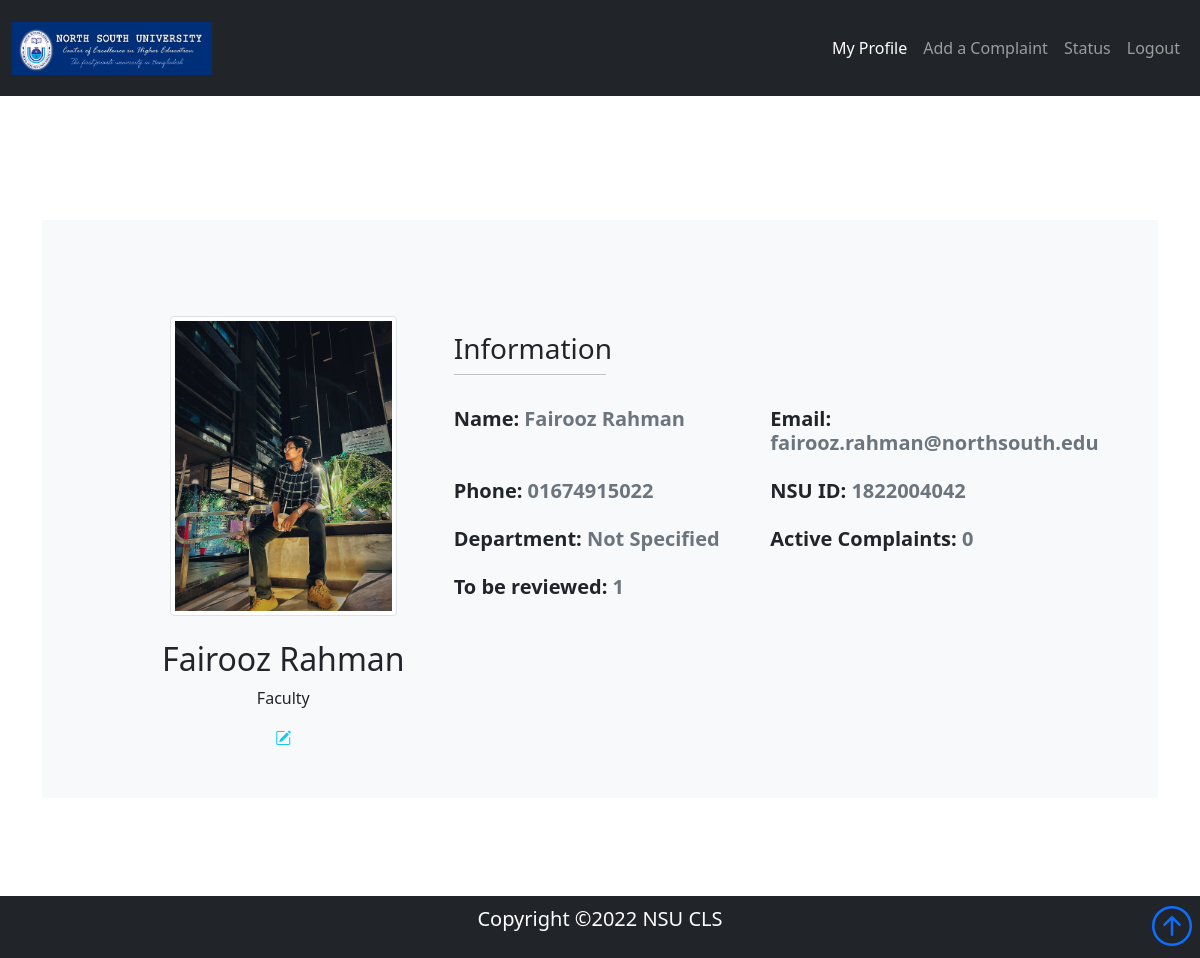
Screenshot of /profile/my-account/ (signed in) with the database file from the repository.
### Authentication/models.py (models this page shows, shortened)
class Faculty(models.Model):
    DEPARTMENT = (
        ('Not Specified', 'Not Specified'),
        ('Accounting and Finance', 'Accounting and Finance'),
        ('Economics', 'Economics'),
        ('Management', 'Management'),
        ('Marketing and International Business', 'Marketing and International Business'),
        ('Architecture', 'Architecture'),
        ('Civil and Environmental Engineering', 'Civil and Environmental Engineering'),
        ('Electrical and Computer Engineering', 'Electrical and Computer Engineering'),
        ('Mathematics and Physics', 'Mathematics and Physics'),
        ('English and Modern Languages', 'English and Modern Languages'),
        ('Political Science and Sociology', 'Political Science and Sociology'),
        ('Law', 'Law'),
        ('History and Philosophy', 'History and Philosophy'),
        ('Biochemistry and Microbiology', 'Biochemistry and Microbiology'),
        ('Environmental Science and Management', 'Environmental Science and Management'),
        ('Pharmaceutical Sciences', 'Pharmaceutical Sciences'),
        ('Public Health', 'Public Health'),
    )
    user = models.OneToOneField(get_user_model(), on_delete=models.CASCADE)
    department = models.CharField(max_length=100, choices=DEPARTMENT, default='Not Specified', null=True, blank=True)
    is_chairman = models.BooleanField(default=False)
    picture = models.ImageField(upload_to='dp/', default='dp/default.png', null=True, blank=True)

class CustomUser(AbstractBaseUser, PermissionsMixin):
    TYPE_OF_USER = (
        ('Faculty', 'Faculty'),
        ('Student', 'Student'),
        ('Administrator', 'Administrator'),
        ('Staff', 'Staff'),
    )
    type = models.CharField(max_length=100, choices=TYPE_OF_USER)
    email = models.EmailField(_('email address'), unique=True)
    name = models.CharField(max_length=200)
    phone = models.CharField(max_length=11, unique=True, validators=[validate_phone])
    nsu_id = models.CharField(max_length=10, unique=True, validators=[validate_id])
    nsu_card = models.ImageField(upload_to='NSU_ID_CARD/')
    is_staff = models.BooleanField(default=False)
    is_active = models.BooleanField(default=True)
    USERNAME_FIELD = 'email'
    REQUIRED_FIELDS = ['name', 'phone', 'nsu_id', 'nsu_card']
    objects = CustomUserManager()
    class Meta:
        verbose_name = 'user'
        verbose_name_plural = 'users'
        abstract = False

### Profile/views.py (the view)
# urls.py: path('my-account/', views.userAccount, name='my-account'),
@login_required(login_url='login')
def userAccount(request):
    user_object = request.user
    open_lodged = Complaints.objects.all().filter(user=user_object).exclude(status='Declined').exclude(status='Reviewed').count()
    open_review = 0
    if user_object.type == 'Student':
        profile = user_object.student
    elif user_object.type == 'Faculty':
        profile = user_object.faculty
        open_review = Complaints.objects.all().filter(reviewer=user_object).exclude(status='Declined').exclude(status='Reviewed').count()
    elif user_object.type == 'Staff':
        profile = user_object.staff
    else:
        profile = user_object.administrator
        open_review = Complaints.objects.all().filter(reviewer=user_object).exclude(status='Declined').exclude(status='Reviewed').count()
    context = {'user': user_object, 'profile': profile, 'active': open_lodged, 'review': open_review}
    return render(request, 'Profile/user_account.html', context)

### Profile/templates/Profile/user_account.html (shortened to what this page needs)
<!DOCTYPE html>
{% load static %}
<html lang="en" xmlns="http://www.w3.org/1999/html">
<head>
    <link href="https://cdn.jsdelivr.net/npm/bootstrap@5.0.2/dist/css/bootstrap.min.css" rel="stylesheet"
>
    <link rel="stylesheet" href="https://cdn.jsdelivr.net/npm/bootstrap-icons@1.3.0/font/bootstrap-icons.css">
</head>
<body style="position: relative; min-height: 100vh;">
<nav class="navbar navbar-expand-lg bg-dark navbar-dark py-3 fixed-top">
    <div class="container-fluid">
        <a class="navbar-brand" href="">
            <img src="{% static 'images/logo.png' %}" alt="" width="200" class="d-inline-block align-text-top">
        </a>
        <div class="collapse navbar-collapse" id="navmenu">
            <ul class="navbar-nav ms-auto">
                <li class="nav-item">
                    <a href="{% url 'my-account' %}" class="nav-link active">My Profile</a>
                </li>
                <li class="nav-item">
                    <a href="{% url 'add-complaint' %}" class="nav-link">Add a Complaint</a>
                </li>
                <li class="nav-item">
                    <a href="{% url 'status' %}" class="nav-link">Status</a>
                </li>
                <li class="nav-item">
                    <a href="{% url 'logout' %}" class="nav-link">Logout</a>
                </li>
            </ul>
        </div>
    </div>
</nav>
{% if not messages %}
    <br><br><br><br>
{% endif %}
<div class="container" style="padding-top: 100px; position: relative; min-height: 100vh;">
    <br>
        <div class="bg-light mw-100">
            <div class="row d-flex justify-content-center">
                <div class="col-md-10 mt-5 pt-5">
                    <div class="row z-depth-3">
                        <div class="col-sm-4 bg.info rounded-left">
                            <div class="card-block text-center text-black">
                                <img class="img-fluid rounded mx-auto d-block img-thumbnail" style="max-height: 300px;" src="{{ profile.picture.url }}">
                                <h2 class="font-weight-bold mt-4">{{ user.name }}</h2>
                                {% if user.type == 'Faculty' %}
                                    <p>{{ user.type }}</p>
                                {% else %}
                                    <p>{{ user.type }}</p>
                                {% endif %}
                                <a class="link-info" href="{% url 'update-profile' %}"><span><i class="bi bi-pencil-square"></i></span></a>
                                <br><br><br>
                            </div>
                        </div>
                        <div class="col-sm-8 bg.white rounded-right">
                            <h3 class="mt-3 text-left">Information</h3>
                            <hr class="badge-primary mt-0 w-25">
                            <div class="row text-left">
                                <div class="col-sm-6 pt-3">
                                    <p class="h5 fw-bold text-muted"><span class="text-dark">Name:</span> {{ user.name }}</p>
                                </div>
                                <div class="col-sm-6 pt-3">
                                    <p class="h5 fw-bold text-muted"><span class="text-dark">Email:</span> {{ user.email }}</p>
                                </div>
                                <div class="col-sm-6 pt-3">
                                    <p class="h5 fw-bold text-muted"><span class="text-dark">Phone:</span> {{ user.phone }}</p>
                                </div>
                                <div class="col-sm-6 pt-3">
                                    <p class="h5 fw-bold text-muted"><span class="text-dark">NSU ID:</span> {{ user.nsu_id }}</p>
                                </div>
                                {% if user.type == 'Student' %}
                                    <div class="col-sm-6 pt-3">
                                        <p class="h5 fw-bold text-muted"><span class="text-dark">Department:</span> {{ user.student.department }}</p>
                                    </div>
                                    <div class="col-sm-6 pt-3">
                                        <p class="h5 fw-bold text-muted"><span class="text-dark">Program:</span> {{ user.student.program }}</p>
                                    </div>
                                    <div class="col-sm-6 pt-3">
                                        <p class="h5 fw-bold text-muted"><span class="text-dark">Active Complaints:</span> {{ active }} </p>
                                    </div>
                                {% elif user.type == 'Faculty' %}
                                    <div class="col-sm-6 pt-3">
                                        <p class="h5 fw-bold text-muted"><span class="text-dark">Department:</span> {{ user.faculty.department }}</p>
                                    </div>
                                    <div class="col-sm-6 pt-3">
                                        <p class="h5 fw-bold text-muted"><span class="text-dark">Active Complaints:</span>  {{ active }} </p>
                                    </div>
                                    <div class="col-sm-6 pt-3">
                                        <p class="h5 fw-bold text-muted"><span class="text-dark">To be reviewed:</span> {{ review }} </p>
                                    </div>
                                {% elif user.type == 'Staff' %}
                                    <div class="col-sm-6 pt-3">
                                        <p class="h5 fw-bold text-muted"><span class="text-dark">Active Complaints:</span> {{ active }}  </p>
                                    </div>
                                {% endif %}
                            </div>
                        </div>
                    </div>
                </div>
            </div>
        </div>
    </div>
</body>
<footer class="p-2 bg-dark text-white text-center position-relative">
    <div class="container">
        <p class="lead">Copyright &copy;2022 NSU CLS</p>
        <a href="#" class="position-absolute bottom-0 end-0 p-2">
            <i class="bi bi-arrow-up-circle h1"></i>
        </a>
    </div>
</footer>
</html>

### rows the page displays
Faculty: picture (picture)
CustomUser: name "Fairooz Rahman", type "Faculty", email "fairooz.rahman@northsouth.edu", phone "01674915022", nsu_id "1822004042", faculty.department "Not Specified"

### other values shown
{{ active }} "0"
{{ review }} "1"
